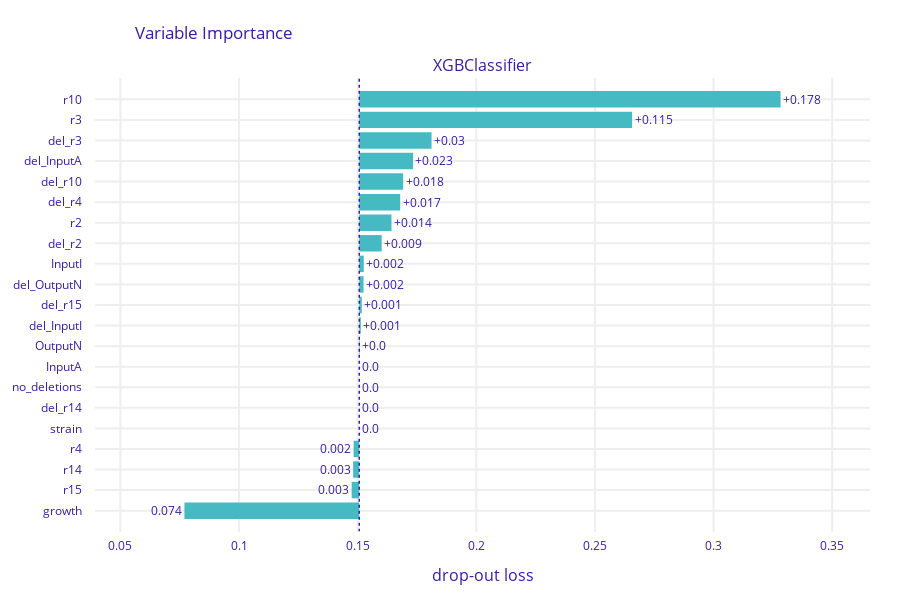

The notebook cell saved with this chart:
### Code cell
exp.model_parts(type='variable_importance').plot(max_vars=None)

### Figure 1 — Plotly figure (JSON) as saved in the notebook; plotly's stock layout.template omitted (floating-point values rounded to 4 significant figures)
{"data": [{"base": 0.1507, "hoverinfo": "text", "hoverlabel": {"bgcolor": "rgba(0,0,0,0.8)"}, "hovertext": ["Model: XGBClassifier loss after<br>variable: r10 is permuted: 0.328<br>Drop-out loss change: +0.178", "Model: XGBClassifier loss after<br>variable: r3 is permuted: 0.266<br>Drop-out loss change: +0.115", "Model: XGBClassifier loss after<br>variable: del_r3 is permuted: 0.181<br>Drop-out loss change: +0.03", "Model: XGBClassifier loss after<br>variable: del_InputA is permuted: 0.173<br>Drop-out loss change: +0.023", "Model: XGBClassifier loss after<br>variable: del_r10 is permuted: 0.169<br>Drop-out loss change: +0.018", "Model: XGBClassifier loss after<br>variable: del_r4 is permuted: 0.168<br>Drop-out loss change: +0.017", "Model: XGBClassifier loss after<br>variable: r2 is permuted: 0.164<br>Drop-out loss change: +0.014", "Model: XGBClassifier loss after<br>variable: del_r2 is permuted: 0.16<br>Drop-out loss change: +0.009", "Model: XGBClassifier loss after<br>variable: InputI is permuted: 0.153<br>Drop-out loss change: +0.002", "Model: XGBClassifier loss after<br>variable: del_OutputN is permuted: 0.152<br>Drop-out loss change: +0.002", "Model: XGBClassifier loss after<br>variable: del_r15 is permuted: 0.152<br>Drop-out loss change: +0.001", "Model: XGBClassifier loss after<br>variable: del_InputI is permuted: 0.151<br>Drop-out loss change: +0.001", "Model: XGBClassifier loss after<br>variable: OutputN is permuted: 0.151<br>Drop-out loss change: +0.0", "Model: XGBClassifier loss after<br>variable: InputA is permuted: 0.151<br>Drop-out loss change: -0.0", "Model: XGBClassifier loss after<br>variable: no_deletions is permuted: 0.151<br>Drop-out loss change: -0.0", "Model: XGBClassifier loss after<br>variable: del_r14 is permuted: 0.151<br>Drop-out loss change: -0.0", "Model: XGBClassifier loss after<br>variable: strain is permuted: 0.151<br>Drop-out loss change: -0.0", "Model: XGBClassifier loss after<br>variable: r4 is permuted: 0.148<br>Drop-out loss change: -0.002", "Model: XGBClassifier loss after<br>variable: r14 is permuted: 0.148<br>Drop-out loss change: -0.003", "Model: XGBClassifier loss after<br>variable: r15 is permuted: 0.147<br>Drop-out loss change: -0.003", "Model: XGBClassifier loss after<br>variable: growth is permuted: 0.077<br>Drop-out loss change: -0.074"], "marker": {"color": "#46bac2"}, "orientation": "h", "showlegend": false, "text": ["+0.178", "+0.115", "+0.03", "+0.023", "+0.018", "+0.017", "+0.014", "+0.009", "+0.002", "+0.002", "+0.001", "+0.001", "+0.0", "0.0", "0.0", "0.0", "0.0", "0.002", "0.003", "0.003", "0.074"], "textposition": "outside", "type": "bar", "x": [0.1776, 0.115, 0.03046, 0.02267, 0.01849, 0.01724, 0.01357, 0.009436, 0.001904, 0.001805, 0.001056, 0.0006492, 0.0002311, 0, 0, 0, 0, -0.002382, -0.002586, -0.003213, -0.0737], "xaxis": "x", "y": ["r10", "r3", "del_r3", "del_InputA", "del_r10", "del_r4", "r2", "del_r2", "InputI", "del_OutputN", "del_r15", "del_InputI", "OutputN", "InputA", "no_deletions", "del_r14", "strain", "r4", "r14", "r15", "growth"], "yaxis": "y"}], "layout": {"annotations": [{"font": {"size": 16}, "showarrow": false, "text": "XGBClassifier", "x": 0.5, "xanchor": "center", "xref": "paper", "y": 1, "yanchor": "bottom", "yref": "paper"}, {"font": {"size": 16}, "showarrow": false, "text": "drop-out loss", "x": 0.5, "xanchor": "center", "xref": "paper", "y": 0, "yanchor": "top", "yref": "paper", "yshift": -30}], "font": {"color": "#371ea3"}, "height": 603, "margin": {"b": 71, "r": 30, "t": 78}, "shapes": [{"line": {"color": "#371ea3", "dash": "dot", "width": 1.5}, "type": "line", "x0": 0.1507, "x1": 0.1507, "xref": "x", "y0": -1, "y1": 21, "yref": "y"}], "title": {"text": "Variable Importance", "x": 0.15}, "xaxis": {"anchor": "y", "automargin": true, "domain": [0, 1], "fixedrange": true, "gridwidth": 2, "range": [0.03931, 0.366], "tickcolor": "white", "ticklen": 3, "ticks": "outside", "type": "linear", "zeroline": false}, "yaxis": {"anchor": "x", "automargin": true, "autorange": "reversed", "domain": [0, 1], "fixedrange": true, "gridwidth": 2, "tickcolor": "white", "ticklen": 10, "ticks": "outside", "type": "category"}}}
